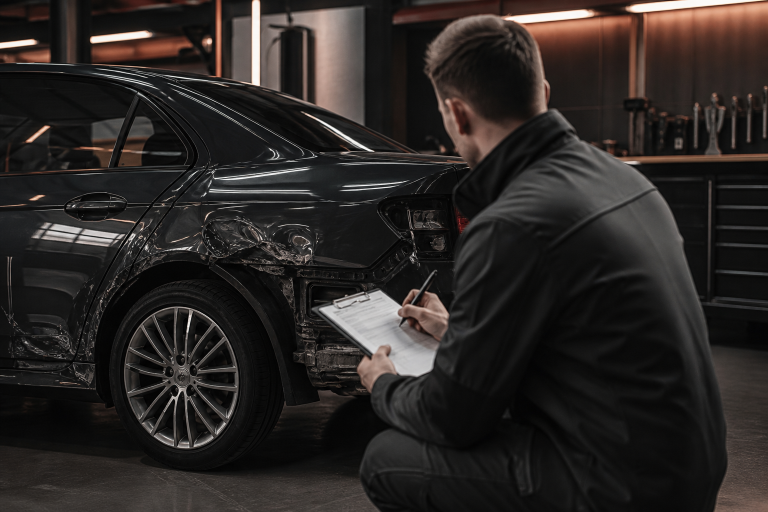
#> input picture assets/hero-inspection.png, 1536 x 1024 px (shown at 1/2 size)
$ python prepare_hero_slides.py
#> lines starting #> are read from the running program, lines starting #| are printed output that depends on the picture
#> in main, raw is the input picture: PIL image 1536x1024 RGB; mean R, G, B 42.8, 38.4, 36.4
### scripts/prepare_service_thumbs.py
"""Crop homepage service images to a consistent 16:9 frame with unified grading."""

from __future__ import annotations

from pathlib import Path

from PIL import Image, ImageEnhance, ImageOps

ROOT = Path(__file__).resolve().parent.parent
OUT = ROOT / "assets" / "service"

# Each image matches the service card topic.
SPECS = [
    ("damage-detail.png", "service-unfall.jpg", (0.58, 0.48)),
    ("workshop-tools.png", "service-bewertung.jpg", (0.42, 0.58)),
    ("source/wohnmobile-source.jpg", "service-wohnmobile.jpg", (0.5, 0.45)),
    ("source/oldtimer-source.jpg", "service-oldtimer.jpg", (0.5, 0.42)),
]

SIZE = (1280, 720)


def crop_cover(img: Image.Image, size: tuple[int, int], focal: tuple[float, float]) -> Image.Image:
#> called with size = (1920, 1080), focal = (0.45, 0.38)
    target_w, target_h = size
    scale = max(target_w / img.width, target_h / img.height)
#> scale = 1.25
    resized = img.resize(
        (round(img.width * scale), round(img.height * scale)),
        Image.Resampling.LANCZOS,
    )
    left = int((resized.width - target_w) * focal[0])
#> left = 0
    top = int((resized.height - target_h) * focal[1])
#> top = 76
    left = max(0, min(left, resized.width - target_w))
    top = max(0, min(top, resized.height - target_h))
    return resized.crop((left, top, left + target_w, top + target_h))
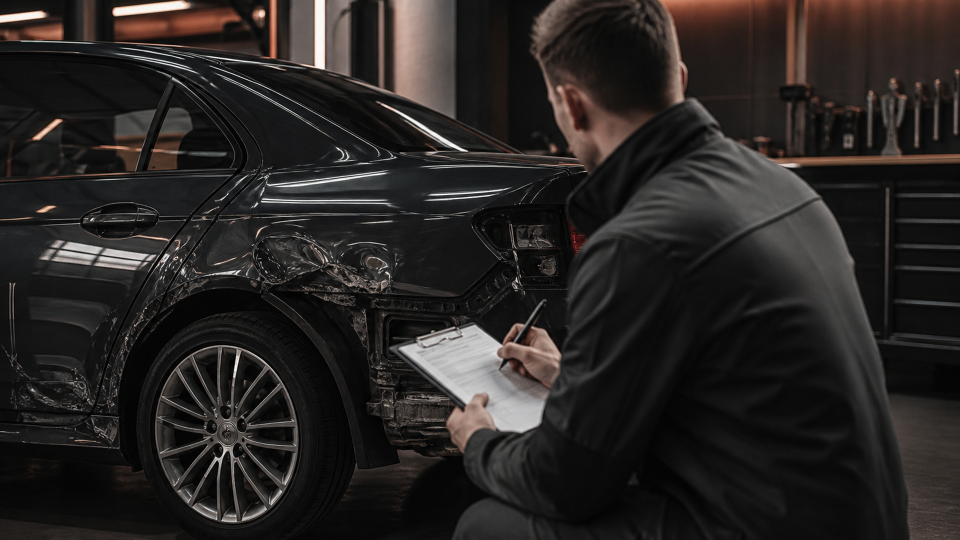
#> returned value: PIL image 1920x1080 RGB (shown at 1/2 size); mean R, G, B 40, 36.5, 35


def unified_grade(img: Image.Image) -> Image.Image:
    """Match contrast, warmth and saturation across all service/hero photos."""
    img = ImageEnhance.Contrast(img).enhance(1.12)
    img = ImageEnhance.Color(img).enhance(0.86)
    img = ImageEnhance.Brightness(img).enhance(0.97)
    warmth = Image.new("RGB", img.size, (201, 137, 88))
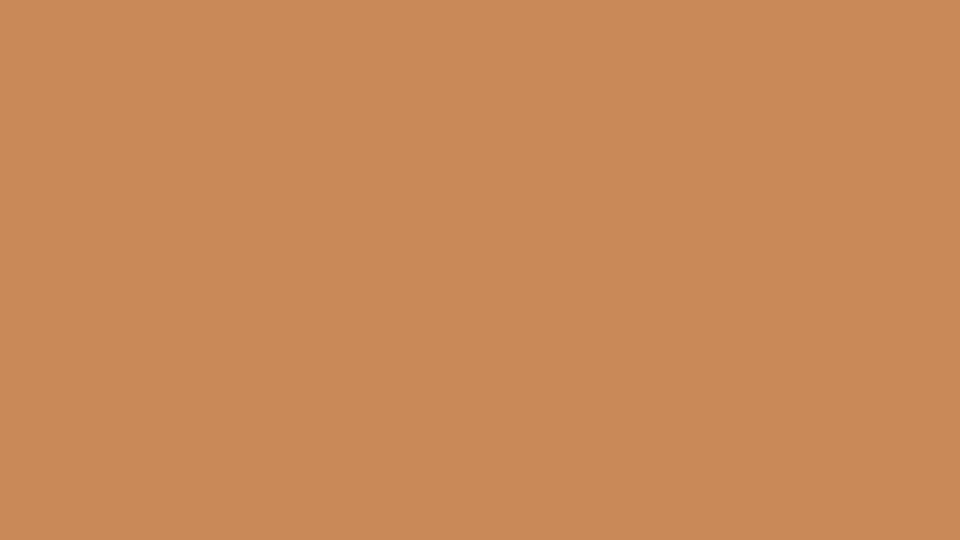
#> warmth: PIL image 1920x1080 RGB (shown at 1/2 size); mean R, G, B 201, 137, 88
    img = Image.blend(img, warmth, 0.09)
    return img


# [13 lines left out: function main, not called in this run]


# [2 lines that do not run on import are left out]

### scripts/prepare_hero_slides.py
"""Crop full-bleed hero slideshow images (16:9 widescreen)."""

from __future__ import annotations

from pathlib import Path

from PIL import Image, ImageOps

from prepare_service_thumbs import crop_cover, unified_grade

ROOT = Path(__file__).resolve().parent.parent
OUT = ROOT / "assets" / "hero"

SPECS = [
    ("hero-inspection.png", "slide-1.jpg", (0.45, 0.38)),
    ("damage-detail.png", "slide-2.jpg", (0.52, 0.42)),
    ("source/wohnmobile-source.jpg", "slide-3.jpg", (0.5, 0.45)),
    ("source/oldtimer-source.jpg", "slide-4.jpg", (0.5, 0.4)),
    ("workshop-tools.png", "slide-5.jpg", (0.48, 0.55)),
]

SIZE = (1920, 1080)


def main() -> None:
    OUT.mkdir(parents=True, exist_ok=True)
    for src_name, out_name, focal in SPECS:
        src = ROOT / "assets" / src_name
        if not src.exists():
            raise FileNotFoundError(f"Missing source image: {src}")
        out = OUT / out_name
        with Image.open(src) as raw:
            img = ImageOps.exif_transpose(raw).convert("RGB")
            cropped = crop_cover(img, SIZE, focal)
            polished = unified_grade(cropped)
            polished.save(out, "JPEG", quality=90, optimize=True)
            print("wrote", out.relative_to(ROOT))
#> pass 2 of the loop in main, `for src_name, out_name, focal in SPECS:`:
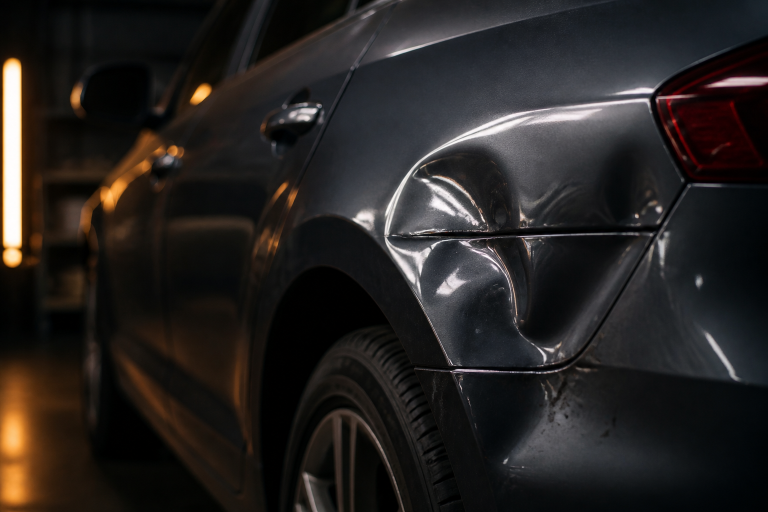
#> input picture assets/damage-detail.png, 1536 x 1024 px (shown at 1/2 size)
#> in main, raw is the input picture: PIL image 1536x1024 RGB; mean R, G, B 37.8, 34.3, 32.7
#> in crop_cover (call 2), `return resized.crop((left, top, left + target_w, top + target_h))`:
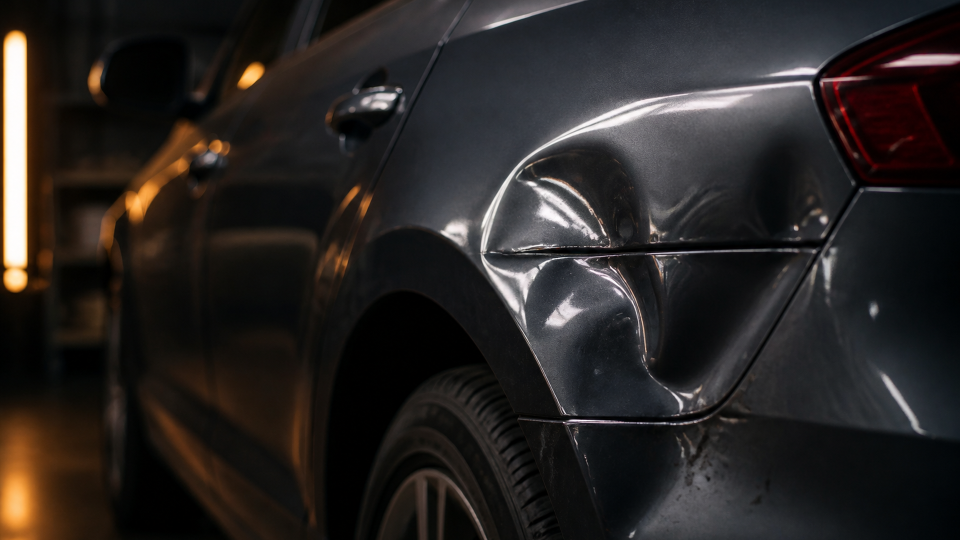
#> returned value: PIL image 1920x1080 RGB (shown at 1/2 size); mean R, G, B 40.3, 36.5, 34.9
#> pass 3 of the loop in main, `for src_name, out_name, focal in SPECS:`:
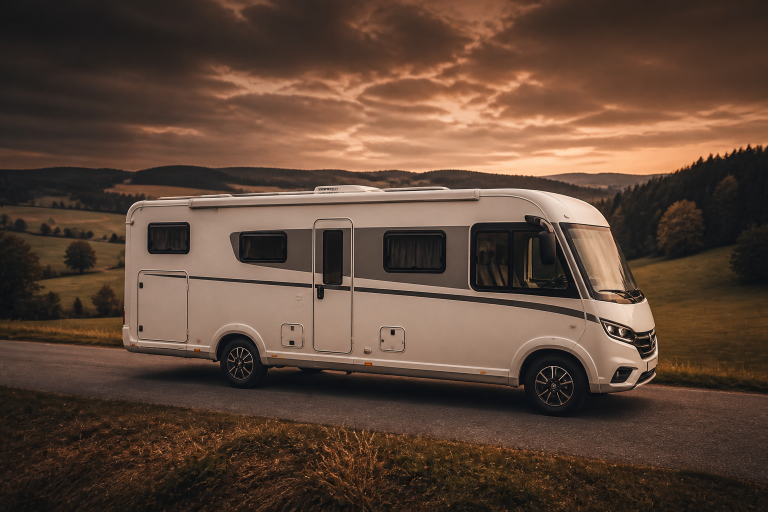
#> input picture assets/source/wohnmobile-source.jpg, 1536 x 1024 px (shown at 1/2 size)
#> in main, raw is the input picture: PIL image 1536x1024 RGB; mean R, G, B 92.8, 69.8, 55.9
#> in crop_cover (call 3), `return resized.crop((left, top, left + target_w, top + target_h))`:
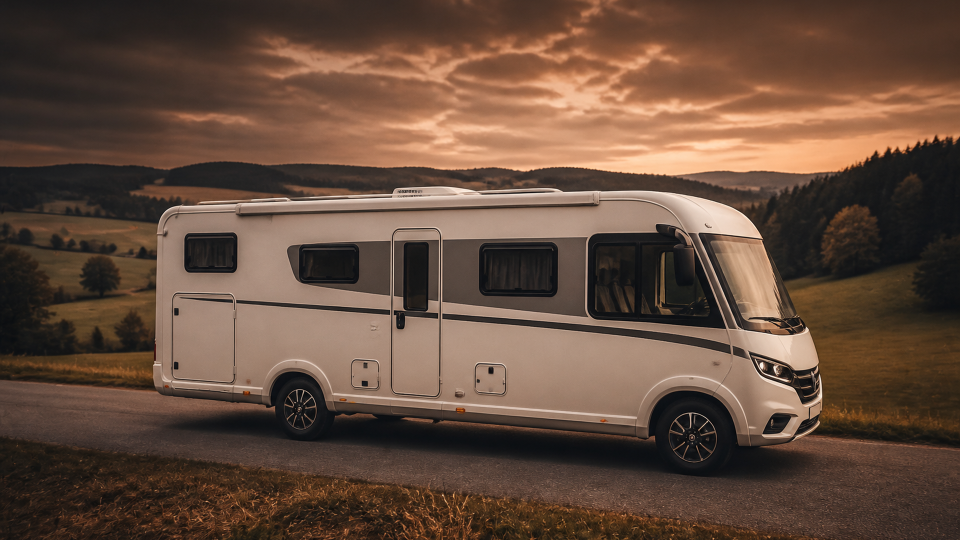
#> returned value: PIL image 1920x1080 RGB (shown at 1/2 size); mean R, G, B 100.3, 75.9, 61
#> the loop made 4 passes; the first 3 are shown


if __name__ == "__main__":
#> (the run stopped early here; a loop or call above may not have finished)
